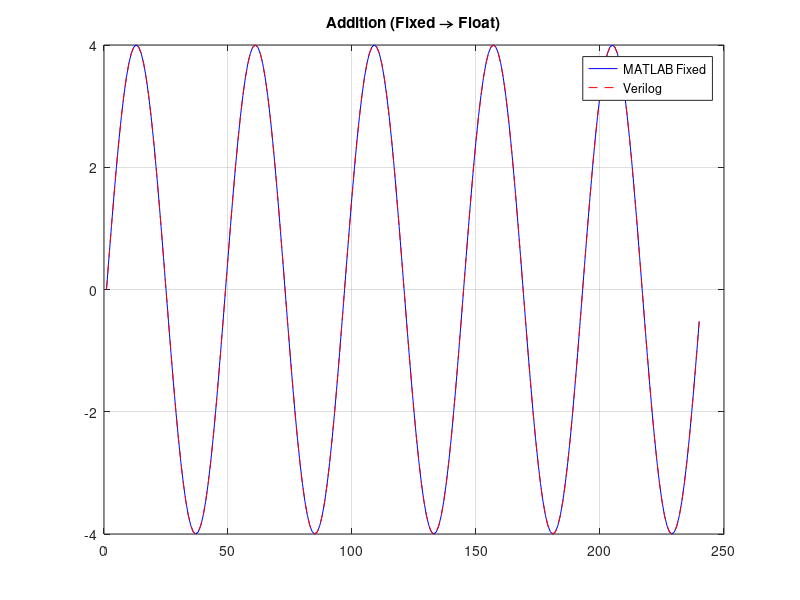
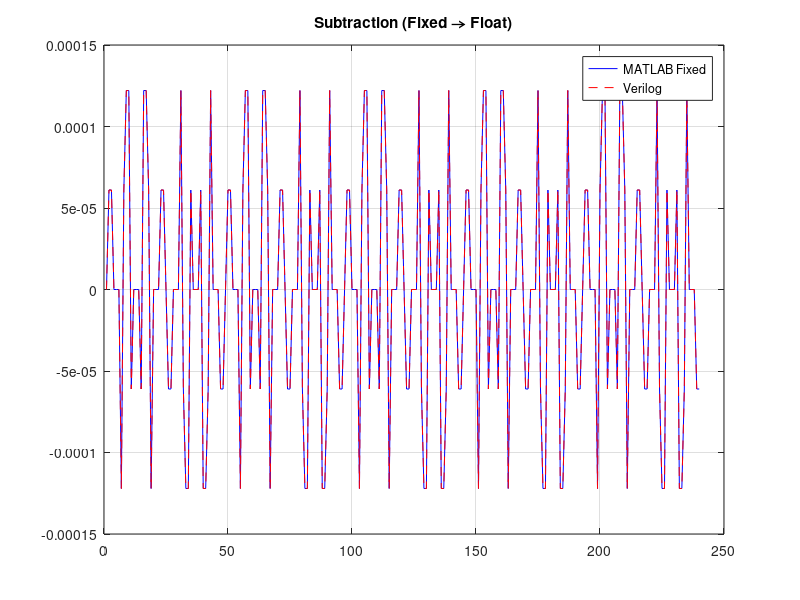
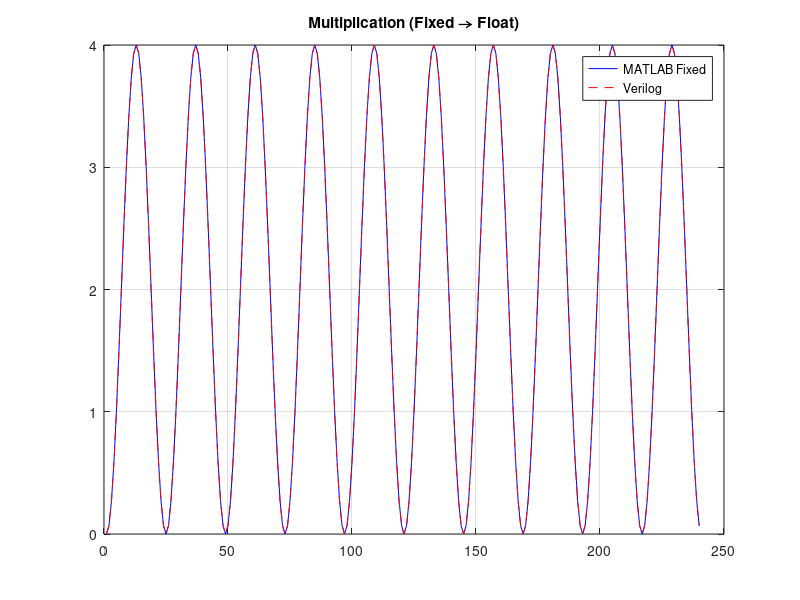

These figures' MATLAB source, in order:
clc;
clear;
close all;

% LOAD OPERANDS (FIXED POINT INTEGERS)
q314 = load('x_q314.txt');   % Q(3,14)
q512 = load('x_q512.txt');   % Q(5,12)

%MATLAB FIXED-POINT OPERATIONS FIRST 
% Align q512 to Q(6,14) before add/sub
q512_aligned = q512 * 2^2;   % shift left by 2

% Addition & subtraction (still integers)
add_fix = q314 + q512_aligned;
sub_fix = q314 - q512_aligned;

% Multiplication (fixed-point)
mul_fix = q314 .* q512;      % integer multiply

% NOW CONVERT TO FLOAT
add_ref = add_fix / 2^14;    % Q(6,14)
sub_ref = sub_fix / 2^14;    % Q(6,14)
mul_ref = mul_fix / 2^26;    % Q(9,26)

% LOAD VERILOG OUTPUTS
ver_add = load('sum_q614.txt') / 2^14;
ver_sub = load('sub_q614.txt') / 2^14;
ver_mul = load('mul_q926.txt') / 2^26;

% TAKE FIRST 240 SAMPLES
add_ref = add_ref(1:240);
sub_ref = sub_ref(1:240);
mul_ref = mul_ref(1:240);

ver_add = ver_add(1:240);
ver_sub = ver_sub(1:240);
ver_mul = ver_mul(1:240);

% PLOTS

figure;
plot(add_ref,'b'); hold on;
plot(ver_add,'r--');
grid on;
legend('MATLAB Fixed','Verilog');
title('Addition (Fixed → Float)');

figure;
plot(sub_ref,'b'); hold on;
plot(ver_sub,'r--');
grid on;
legend('MATLAB Fixed','Verilog');
title('Subtraction (Fixed → Float)');

figure;
plot(mul_ref,'b'); hold on;
plot(ver_mul,'r--');
grid on;
legend('MATLAB Fixed','Verilog');
title('Multiplication (Fixed → Float)');
